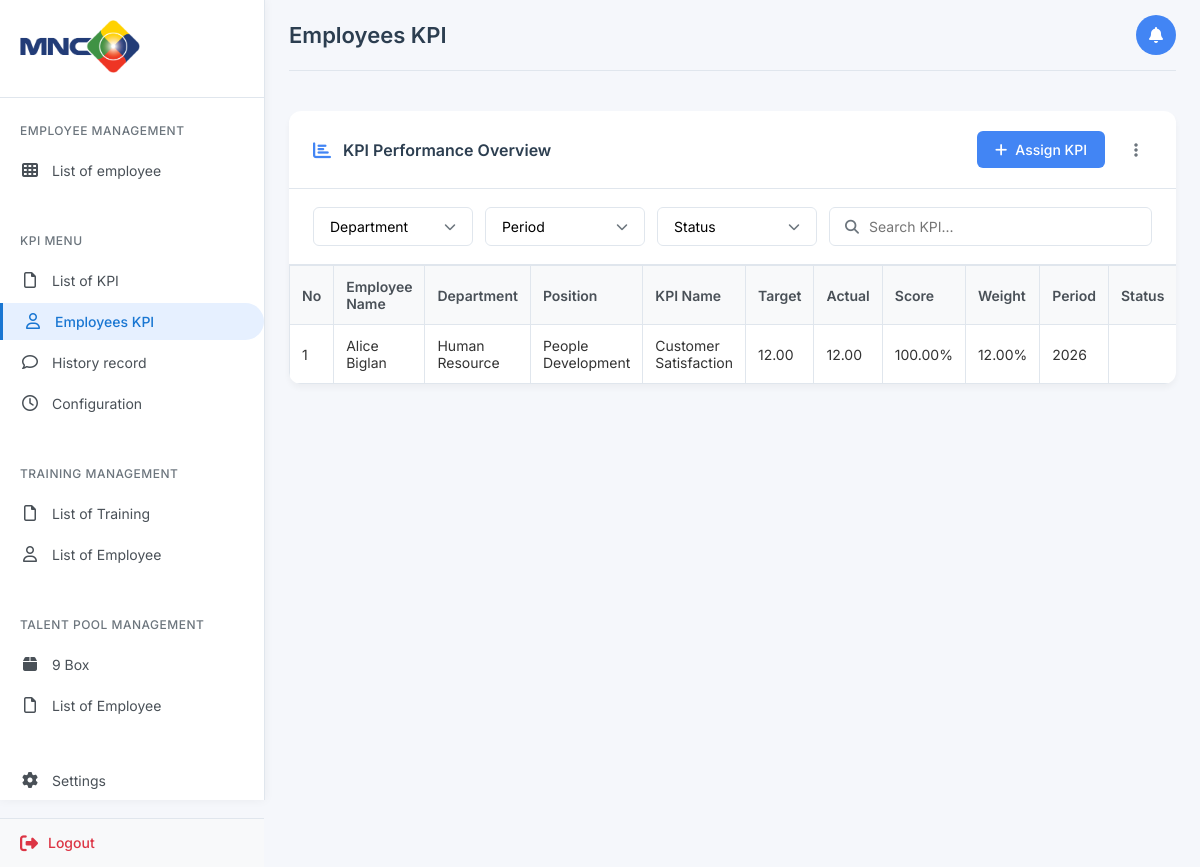
Page /employee_kpi.php (signed in) on the committed database.
### tables this page shows
CREATE TABLE `employee_kpi` (
  `id` int(11) NOT NULL,
  `employee_id` int(11) NOT NULL,
  `kpi_id` int(11) NOT NULL,
  `target` decimal(10,2) NOT NULL,
  `actual` decimal(10,2) DEFAULT NULL,
  `score` decimal(5,2) DEFAULT NULL,
  `weight` decimal(5,2) NOT NULL,
  `period` enum('Quarterly','Annually','Monthly') DEFAULT 'Annually',
  `year` int(11) NOT NULL,
  `created_at` timestamp NOT NULL DEFAULT current_timestamp(),
  `updated_at` timestamp NOT NULL DEFAULT current_timestamp() ON UPDATE current_timestamp(),
  `approval_status` enum('pending','approved','rejected') DEFAULT 'pending',
  `status` enum('not_set','pending','approved') DEFAULT 'not_set'
);

CREATE TABLE `employees` (
  `id` int(11) NOT NULL,
  `name` varchar(100) NOT NULL,
  `department` varchar(100) NOT NULL,
  `position` varchar(100) NOT NULL,
  `level` varchar(50) NOT NULL,
  `created_at` timestamp NOT NULL DEFAULT current_timestamp(),
  `email` varchar(100) NOT NULL DEFAULT '',
  `phone` varchar(20) DEFAULT NULL,
  `address` text DEFAULT NULL,
  `religion` varchar(50) DEFAULT NULL,
  `marital_status` varchar(20) DEFAULT NULL,
  `updated_at` timestamp NULL DEFAULT NULL ON UPDATE current_timestamp()
);

CREATE TABLE `kpi` (
  `id` int(11) NOT NULL,
  `name` varchar(100) NOT NULL,
  `description` text DEFAULT NULL,
  `target` float DEFAULT NULL,
  `weight` float DEFAULT NULL,
  `created_at` timestamp NOT NULL DEFAULT current_timestamp(),
  `department` varchar(100) DEFAULT NULL,
  `categories` varchar(100) DEFAULT NULL,
  `bobot` int(11) DEFAULT NULL
);

### employee_kpi.php (the view, shortened to what this page needs)
<?php
$conn = getDBConnection();
$sql_employee_kpi = "
    SELECT
        ek.id,
        e.name AS employee_name,
        k.name AS kpi_name,
        ek.target,
        ek.actual,
        ek.score,
        ek.weight,
        e.department,
        e.position,
        ek.period,
        ek.year,
        ek.status
    FROM
        employee_kpi ek
    JOIN
        employees e ON ek.employee_id = e.id
    JOIN
        kpi k ON ek.kpi_id = k.id
    ORDER BY
        e.name, k.name
";
$result_employee_kpi = $conn->query($sql_employee_kpi);
?>
<!DOCTYPE html>
<html lang="en">
<head>
    <link rel="stylesheet" href="https://cdnjs.cloudflare.com/ajax/libs/font-awesome/6.4.0/css/all.min.css">
    <link rel="stylesheet" href="dashboard.css">
</head>
<body>
    <div class="container">
        <div class="sidebar">
            <?php include 'sidebar.php'; ?>
        </div>
        <div class="main-content">
            <div class="top-bar">
                <h1>Employees KPI</h1>
                <div class="notification">
                    <i class="fas fa-bell"></i>
                </div>
            </div>
            <div class="content">
                <div class="table-container">
                    <div class="table-header">
                        <div class="table-title">
                            <i class="fas fa-chart-bar"></i>
                            <h3>KPI Performance Overview</h3>
                        </div>
                        <div class="table-actions">
                            <button class="add-btn" onclick="location.href='add_employee_kpi.php'">
                                <i class="fas fa-plus"></i> Assign KPI
                            </button>
                            <div class="options-btn">
                                <i class="fas fa-ellipsis-v"></i>
                            </div>
                        </div>
                    </div>
                    <div class="search-filters">
                        <div class="dropdown">
                            <button class="dropdown-btn" id="departmentBtn">
                                Department <i class="fas fa-chevron-down"></i>
                            </button>
                        </div>
                        <div class="dropdown">
                            <button class="dropdown-btn" id="periodBtn">
                                Period <i class="fas fa-chevron-down"></i>
                            </button>
                        </div>
                        <div class="dropdown">
                            <button class="dropdown-btn" id="statusBtn">
                                Status <i class="fas fa-chevron-down"></i>
                            </button>
                        </div>
                        <div class="search-box">
                            <i class="fas fa-search"></i>
                            <input type="text" id="searchInput" placeholder="Search KPI...">
                        </div>
                    </div>
                    <table class="employee-kpi-table">
                        <thead>
                            <tr>
                                <th>No</th>
                                <th>Employee Name</th>
                                <th>Department</th>
                                <th>Position</th>
                                <th>KPI Name</th>
                                <th>Target</th>
                                <th>Actual</th>
                                <th>Score</th>
                                <th>Weight</th>
                                <th>Period</th>
                                <th>Status</th>
                            </tr>
                        </thead>
                        <tbody>
                            <?php
                            if ($result_employee_kpi && $result_employee_kpi->num_rows > 0) {
                                $counter = 1;
                                while ($row = $result_employee_kpi->fetch_assoc()) {
                                    echo "<tr data-kpi-id='" . $row['id'] . "'>";
                                    echo "<td>" . $counter . "</td>";
                                    echo "<td class='employee-name'>" . htmlspecialchars($row['employee_name']) . "</td>";
                                    echo "<td>" . htmlspecialchars($row['department']) . "</td>";
                                    echo "<td>" . htmlspecialchars($row['position']) . "</td>";
                                    echo "<td class='kpi-name'>" . htmlspecialchars($row['kpi_name']) . "</td>";
                                    echo "<td>" . htmlspecialchars($row['target']) . "</td>";
                                    echo "<td>" . htmlspecialchars($row['actual']) . "</td>";
                                    echo "<td>" . htmlspecialchars($row['score']) . "%</td>";
                                    echo "<td>" . htmlspecialchars($row['weight']) . "%</td>";
                                    echo "<td>" . htmlspecialchars($row['period']) . " " . htmlspecialchars($row['year']) . "</td>";
                                    echo "<td>";
                                    echo "</td>";
                                    echo "</tr>";
                                    $counter++;
                                }
                            } else {
                                echo "<tr><td colspan='12' style='text-align:center;'>No Employee KPI found</td></tr>";
                            }
                            ?>
                        </tbody>
                    </table>
                </div>
            </div>
        </div>
    </div>
</body>
</html>

### dashboard.css (style rules this page uses)
* { margin: 0; padding: 0; box-sizing: border-box; font-family: 'Inter', sans-serif; }
body { background-color: #f5f7fb; color: #333; }
.container { display: flex; min-height: 100vh; }
.sidebar { width: 265px; background-color: #fff; border-right: 1px solid #e0e6ed; padding: 20px 0; display: flex; flex-direction: column; box-shadow: 0 0 10px rgba(0, 0, 0, 0.05); height: 100vh; position: sticky; top: 0; }
.main-content { flex: 1; padding: 0 24px; max-width: 100%; overflow-x: hidden; }
.top-bar { display: flex; justify-content: space-between; align-items: center; padding: 15px 0; border-bottom: 1px solid #e0e6ed; margin-bottom: 20px; }
.top-bar h1 { font-size: 22px; font-weight: 600; color: #2c3e50; }
.notification { width: 40px; height: 40px; background-color: #4285f4; border-radius: 50%; display: flex; justify-content: center; align-items: center; cursor: pointer; transition: background-color 0.2s ease; }
.notification i { color: white; font-size: 16px; }
.content { padding: 20px 0; }
.table-container { background-color: #fff; border-radius: 12px; padding: 0; box-shadow: 0 4px 6px rgba(0, 0, 0, 0.04); margin-bottom: 30px; overflow: hidden; }
.table-header { display: flex; justify-content: space-between; align-items: center; padding: 20px 24px; border-bottom: 1px solid #e0e6ed; }
.table-title { display: flex; align-items: center; }
.table-title i { margin-right: 12px; color: #4285f4; font-size: 18px; }
.table-title h3 { font-size: 16px; font-weight: 600; color: #2c3e50; }
.table-actions { display: flex; align-items: center; }
.add-btn { background-color: #4285f4; color: white; border: none; border-radius: 6px; padding: 10px 18px; font-size: 14px; font-weight: 500; cursor: pointer; margin-right: 15px; transition: background-color 0.2s ease; display: flex; align-items: center; gap: 8px; }
.add-btn i { font-size: 14px; }
.options-btn { cursor: pointer; color: #6c757d; width: 32px; height: 32px; display: flex; align-items: center; justify-content: center; border-radius: 4px; transition: background-color 0.2s ease; }
.search-filters { display: flex; align-items: center; gap: 12px; padding: 18px 24px; border-bottom: 1px solid #e0e6ed; flex-wrap: wrap; }
.dropdown { position: relative; display: inline-block; }
.dropdown-btn { background-color: #fff; border: 1px solid #e0e6ed; border-radius: 6px; padding: 10px 16px; font-size: 14px; cursor: pointer; display: flex; align-items: center; justify-content: space-between; min-width: 160px; transition: border-color 0.2s ease; }
.dropdown-btn i { margin-left: 10px; font-size: 12px; color: #6c757d; }
.search-box { display: flex; align-items: center; background-color: #fff; border: 1px solid #e0e6ed; border-radius: 6px; padding: 0 15px; flex: 1; min-width: 200px; max-width: 350px; transition: border-color 0.2s ease; }
.search-box i { color: #6c757d; margin-right: 10px; font-size: 14px; }
.search-box input { border: none; outline: none; padding: 10px 0; width: 100%; font-size: 14px; }
.employee-kpi-table { width: 100%; border-collapse: collapse; }
.employee-kpi-table th, .employee-kpi-table td { border: 1px solid #e0e6ed; padding: 12px; text-align: left; font-size: 14px; }
.employee-kpi-table th { background-color: #f8f9fa; font-weight: 600; color: #495057; }

### rows in the picture
employee_kpi: employee.name "Alice Biglan", employee.department "Human Resource", employee.position "People Development", kpi.name "Customer Satisfaction", target "12.00", actual "12.00", score "100.00", weight "12.00", year "2026"
